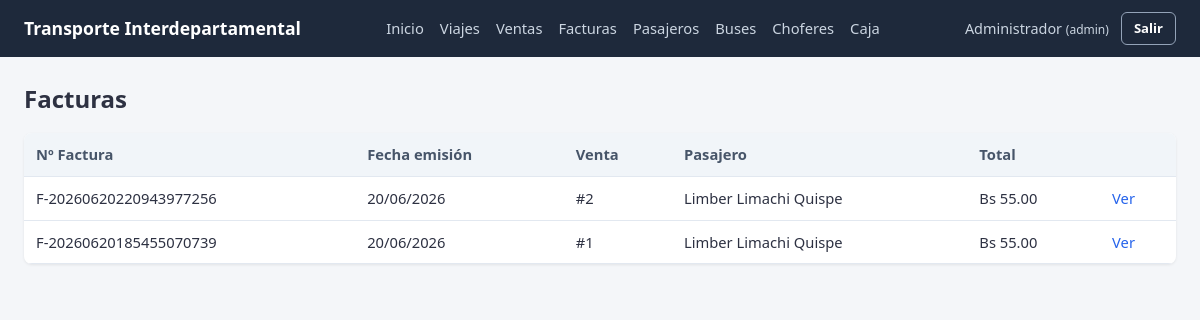
Screenshot of /facturas/ (signed in) with the database file from the repository.
### app/models/factura.py (models this page shows, shortened)
class Factura(db.Model):
    __tablename__ = "factura"
    id_factura = db.Column(db.Integer, primary_key=True, autoincrement=True)
    nro_factura = db.Column(db.String(30), nullable=False, unique=True)
    fecha_emision = db.Column(db.Date, nullable=False, default=date.today)
    total = db.Column(db.Numeric(10, 2), nullable=False)
    id_venta = db.Column(db.Integer, db.ForeignKey("venta.id_venta"), nullable=False, unique=True)

### app/models/pasajero.py (models this page shows, shortened)
class Pasajero(db.Model):
    __tablename__ = "pasajero"
    id_pasajero = db.Column(db.Integer, primary_key=True, autoincrement=True)
    ci = db.Column(db.String(20), nullable=False, unique=True)
    nombres = db.Column(db.String(100), nullable=False)
    apellidos = db.Column(db.String(100), nullable=False)
    telefono = db.Column(db.String(20))
    ventas = db.relationship("Venta", backref="pasajero")
    @property
    def nombre_completo(self):
        return f"{self.nombres} {self.apellidos}"

### app/routes/facturas.py (the view)
@facturas_bp.route("/")
@login_required
def listar():
    facturas = factura_service.listar_facturas()
    return render_template("facturas/listar.html", facturas=facturas)

### app/services/factura_service.py (called while the page is built)
def listar_facturas():
    return Factura.query.order_by(Factura.id_factura.desc()).all()

### app/utils/auth.py (called while the page is built)
def login_required(view_func):
    @wraps(view_func)
    def wrapper(*args, **kwargs):
        if "id_usuario" not in session:
            flash("Debes iniciar sesión para continuar.", "warning")
            return redirect(url_for("auth.login"))
        return view_func(*args, **kwargs)
    return wrapper

### templates/facturas/listar.html (shortened to what this page needs)
{% extends "base.html" %}
{% block content %}
<h2 class="mb-2">Facturas</h2>
<div class="table-wrapper">
    <table>
        <thead>
            <tr>
                <th>Nº Factura</th>
                <th>Fecha emisión</th>
                <th>Venta</th>
                <th>Pasajero</th>
                <th>Total</th>
                <th></th>
            </tr>
        </thead>
        <tbody>
            {% for f in facturas %}
            <tr>
                <td>{{ f.nro_factura }}</td>
                <td>{{ f.fecha_emision.strftime("%d/%m/%Y") }}</td>
                <td>#{{ f.id_venta }}</td>
                <td>{{ f.venta.pasajero.nombre_completo }}</td>
                <td>Bs {{ "%.2f"|format(f.total) }}</td>
                <td><a href="{{ url_for('facturas.detalle', id_factura=f.id_factura) }}">Ver</a></td>
            </tr>
            {% else %}
            <tr><td colspan="6" class="empty-state">No hay facturas registradas.</td></tr>
            {% endfor %}
        </tbody>
    </table>
</div>
{% endblock %}

### static/css/style.css (style rules this page uses)
* { box-sizing: border-box; margin: 0; padding: 0; }
body { font-family: 'Segoe UI', Tahoma, Geneva, Verdana, sans-serif; background-color: #f4f6f9; color: #2d3142; line-height: 1.5; }
a { color: #2563eb; text-decoration: none; }
table { width: 100%; border-collapse: collapse; background: #fff; }
th, td { text-align: left; padding: 0.65rem 0.75rem; border-bottom: 1px solid #e2e8f0; font-size: 0.92rem; }
th { background-color: #f1f5f9; font-weight: 600; color: #475569; }
.table-wrapper { overflow-x: auto; border-radius: 8px; box-shadow: 0 1px 3px rgba(0,0,0,0.08); }
.table-wrapper table { box-shadow: none; margin: 0; }
.mb-2 { margin-bottom: 1rem; }

### rows the page displays
Factura: nro_factura "F-20260620220943977256", fecha_emision "20/06/2026", id_venta "2", venta.pasajero.nombre_completo "Limber Limachi Quispe", total "55.00"
Factura: nro_factura "F-20260620185455070739", fecha_emision "20/06/2026", id_venta "1", venta.pasajero.nombre_completo "Limber Limachi Quispe", total "55.00"

### other values shown
{{ session.nombre }} "Administrador"
{{ session.rol }} "admin"
